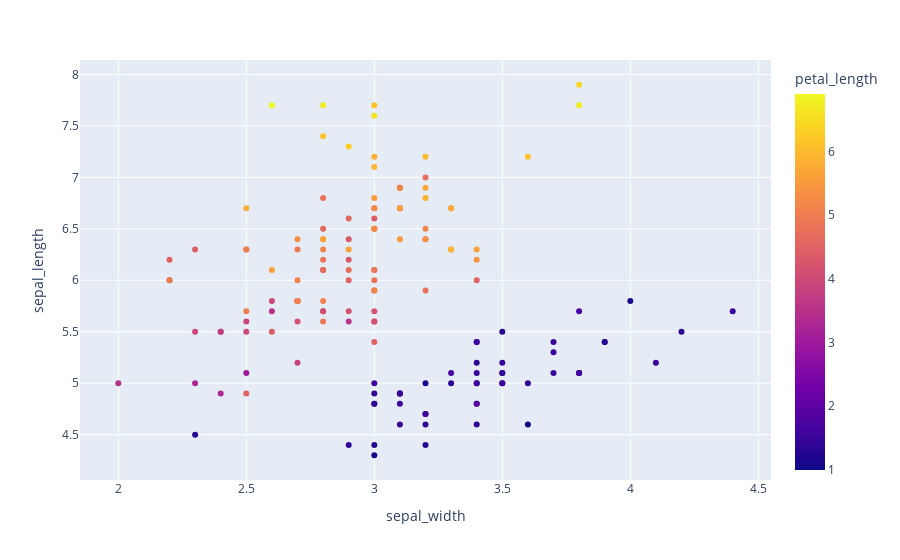

Notebook source saved alongside this figure:
### Code cell
import plotly.express as px
#Color can be continuous 
df = px.data.iris()
print(df)
fig = px.scatter(df, x="sepal_width", y="sepal_length", color='petal_length')
fig.show()

### Figure 1 — Plotly figure (JSON) as saved in the notebook; plotly's stock layout.template omitted (floating-point values rounded to 4 significant figures; data arrays with more than 128 entries replaced by an {"elided": "..."} marker saying what was removed)
{"data": [{"hovertemplate": "sepal_width=%{x}<br>sepal_length=%{y}<br>petal_length=%{marker.color}<extra></extra>", "legendgroup": "", "marker": {"color": {"elided": "150 float values"}, "coloraxis": "coloraxis", "symbol": "circle"}, "mode": "markers", "name": "", "orientation": "v", "showlegend": false, "type": "scatter", "x": {"elided": "150 float values"}, "xaxis": "x", "y": {"elided": "150 float values"}, "yaxis": "y"}], "layout": {"coloraxis": {"colorbar": {"title": {"text": "petal_length"}}, "colorscale": [[0, "#0d0887"], [0.1111, "#46039f"], [0.2222, "#7201a8"], [0.3333, "#9c179e"], [0.4444, "#bd3786"], [0.5556, "#d8576b"], [0.6667, "#ed7953"], [0.7778, "#fb9f3a"], [0.8889, "#fdca26"], [1, "#f0f921"]]}, "legend": {"tracegroupgap": 0}, "margin": {"t": 60}, "xaxis": {"anchor": "y", "domain": [0, 1], "title": {"text": "sepal_width"}}, "yaxis": {"anchor": "x", "domain": [0, 1], "title": {"text": "sepal_length"}}}}
